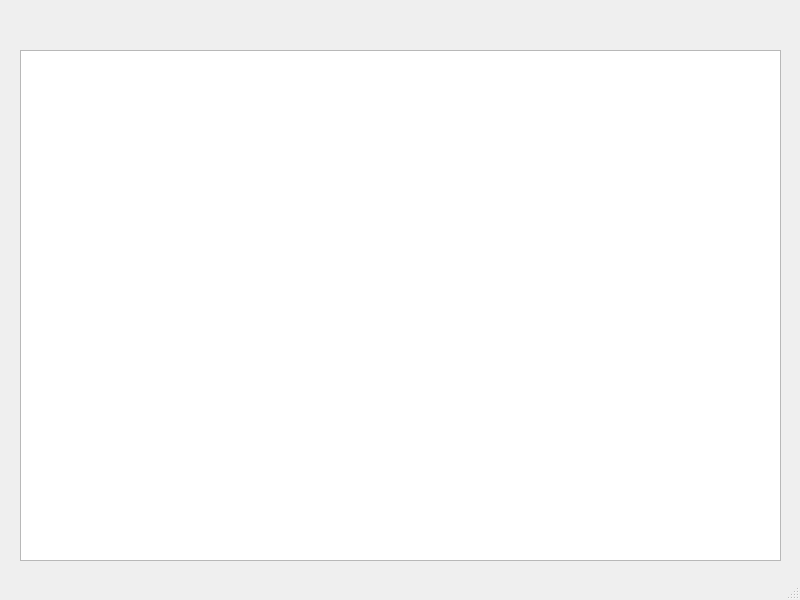
<?xml version="1.0" encoding="UTF-8"?>
<ui version="4.0">
 <class>MainWindow</class>
 <widget class="QMainWindow" name="MainWindow">
  <property name="geometry">
   <rect>
    <x>0</x>
    <y>0</y>
    <width>800</width>
    <height>600</height>
   </rect>
  </property>
  <property name="windowTitle">
   <string>coffee</string>
  </property>
  <widget class="QWidget" name="centralwidget">
   <widget class="QTableWidget" name="tableWidget">
    <property name="geometry">
     <rect>
      <x>20</x>
      <y>50</y>
      <width>761</width>
      <height>511</height>
     </rect>
    </property>
   </widget>
  </widget>
  <widget class="QMenuBar" name="menubar">
   <property name="geometry">
    <rect>
     <x>0</x>
     <y>0</y>
     <width>800</width>
     <height>20</height>
    </rect>
   </property>
  </widget>
  <widget class="QStatusBar" name="statusbar"/>
 </widget>
 <resources/>
 <connections/>
</ui>
